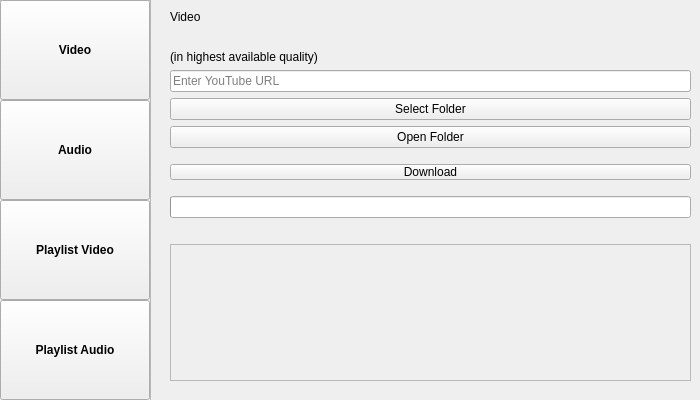
<?xml version="1.0" encoding="UTF-8"?>
<ui version="4.0">
 <class>MainWindow</class>
 <widget class="QWidget" name="MainWindow">
  <property name="geometry">
   <rect>
    <x>0</x>
    <y>0</y>
    <width>700</width>
    <height>400</height>
   </rect>
  </property>
  <property name="windowTitle">
   <string>YouTube Video Downloader</string>
  </property>
  <widget class="QWidget" name="layoutWidget">
   <property name="geometry">
    <rect>
     <x>170</x>
     <y>10</y>
     <width>521</width>
     <height>371</height>
    </rect>
   </property>
   <layout class="QVBoxLayout" name="layout">
    <item>
     <widget class="QLabel" name="mode_label">
      <property name="text">
       <string>Video</string>
      </property>
     </widget>
    </item>
    <item>
     <widget class="QLabel" name="description_label">
      <property name="styleSheet">
       <string notr="true"/>
      </property>
      <property name="text">
       <string/>
      </property>
     </widget>
    </item>
    <item>
     <widget class="QLabel" name="label">
      <property name="styleSheet">
       <string notr="true"/>
      </property>
      <property name="text">
       <string>(in highest available quality)</string>
      </property>
     </widget>
    </item>
    <item>
     <widget class="QLineEdit" name="url_input">
      <property name="placeholderText">
       <string>Enter YouTube URL</string>
      </property>
     </widget>
    </item>
    <item>
     <widget class="QPushButton" name="pick_folder_button">
      <property name="text">
       <string>Select Folder</string>
      </property>
     </widget>
    </item>
    <item>
     <widget class="QPushButton" name="open_folder_button">
      <property name="text">
       <string>Open Folder</string>
      </property>
     </widget>
    </item>
    <item>
     <widget class="QPushButton" name="download_button">
      <property name="styleSheet">
       <string notr="true">margin-top: 10px; margin-bottom: 10px;</string>
      </property>
      <property name="text">
       <string>Download</string>
      </property>
     </widget>
    </item>
    <item>
     <widget class="QProgressBar" name="progress_bar"/>
    </item>
    <item>
     <widget class="QLabel" name="status_label"/>
    </item>
    <item>
     <widget class="QScrollArea" name="scrollArea">
      <property name="widgetResizable">
       <bool>true</bool>
      </property>
      <widget class="QWidget" name="scrollAreaWidgetContents">
       <property name="geometry">
        <rect>
         <x>0</x>
         <y>0</y>
         <width>517</width>
         <height>117</height>
        </rect>
       </property>
      </widget>
     </widget>
    </item>
   </layout>
  </widget>
  <widget class="QFrame" name="ButtonMenu">
   <property name="geometry">
    <rect>
     <x>-30</x>
     <y>0</y>
     <width>181</width>
     <height>411</height>
    </rect>
   </property>
   <property name="frameShape">
    <enum>QFrame::Shape::StyledPanel</enum>
   </property>
   <property name="frameShadow">
    <enum>QFrame::Shadow::Raised</enum>
   </property>
   <widget class="QPushButton" name="audioButton">
    <property name="geometry">
     <rect>
      <x>30</x>
      <y>100</y>
      <width>150</width>
      <height>100</height>
     </rect>
    </property>
    <property name="font">
     <font>
      <bold>true</bold>
     </font>
    </property>
    <property name="styleSheet">
     <string notr="true"/>
    </property>
    <property name="text">
     <string>Audio</string>
    </property>
    <property name="checkable">
     <bool>true</bool>
    </property>
   </widget>
   <widget class="QPushButton" name="playlistAudioButton">
    <property name="geometry">
     <rect>
      <x>30</x>
      <y>300</y>
      <width>150</width>
      <height>100</height>
     </rect>
    </property>
    <property name="font">
     <font>
      <bold>true</bold>
     </font>
    </property>
    <property name="styleSheet">
     <string notr="true"/>
    </property>
    <property name="text">
     <string>Playlist Audio</string>
    </property>
    <property name="checkable">
     <bool>true</bool>
    </property>
   </widget>
   <widget class="QPushButton" name="playlistVideoButton">
    <property name="geometry">
     <rect>
      <x>30</x>
      <y>200</y>
      <width>150</width>
      <height>100</height>
     </rect>
    </property>
    <property name="font">
     <font>
      <bold>true</bold>
     </font>
    </property>
    <property name="styleSheet">
     <string notr="true"/>
    </property>
    <property name="text">
     <string>Playlist Video</string>
    </property>
    <property name="checkable">
     <bool>true</bool>
    </property>
   </widget>
   <widget class="QPushButton" name="videoButton">
    <property name="enabled">
     <bool>true</bool>
    </property>
    <property name="geometry">
     <rect>
      <x>30</x>
      <y>0</y>
      <width>150</width>
      <height>100</height>
     </rect>
    </property>
    <property name="font">
     <font>
      <bold>true</bold>
     </font>
    </property>
    <property name="styleSheet">
     <string notr="true"/>
    </property>
    <property name="text">
     <string>Video</string>
    </property>
    <property name="checkable">
     <bool>true</bool>
    </property>
    <property name="checked">
     <bool>false</bool>
    </property>
   </widget>
  </widget>
 </widget>
 <resources/>
 <connections/>
</ui>
